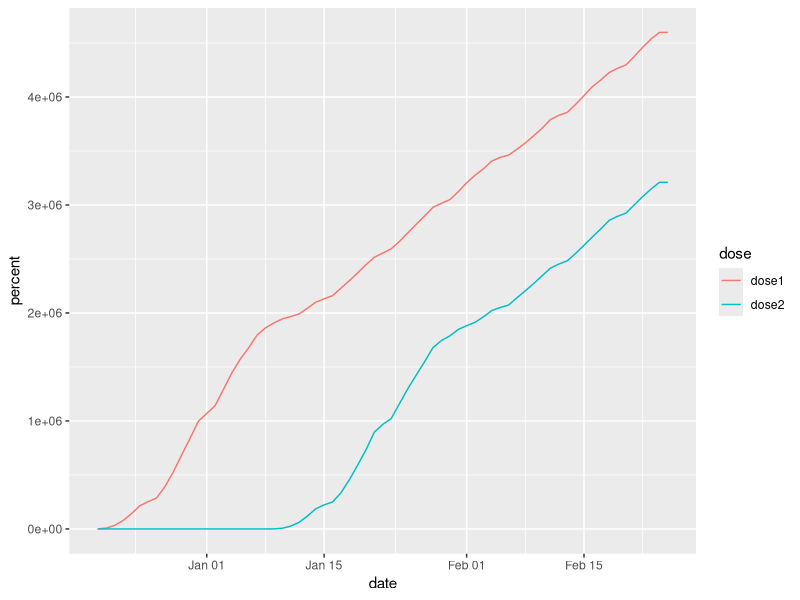

Recreate this plot in R.
library(tidyverse)
library(readxl)
library(lubridate)

setwd('~/GitHub/ecomplab/COVID19_vaccine_model/Data/')
vac <- read_excel('vaccination_percent.xlsx')
vac <- read_excel('vaccination_cumulative.xlsx')
vac %>% gather(key = dose, value = percent, -date) %>% 
  mutate(date=as.Date(date, "%d-%m-%Y")) %>% 
  ggplot(aes(date, percent, color=dose))+geom_line()


vac %>%
 mutate(Diff_growth = dose2 - lag(dose2),
         Rate_percent = (Diff_growth )/dose2 * 100)  %>%  print(n=Inf) # growth rate in percent
